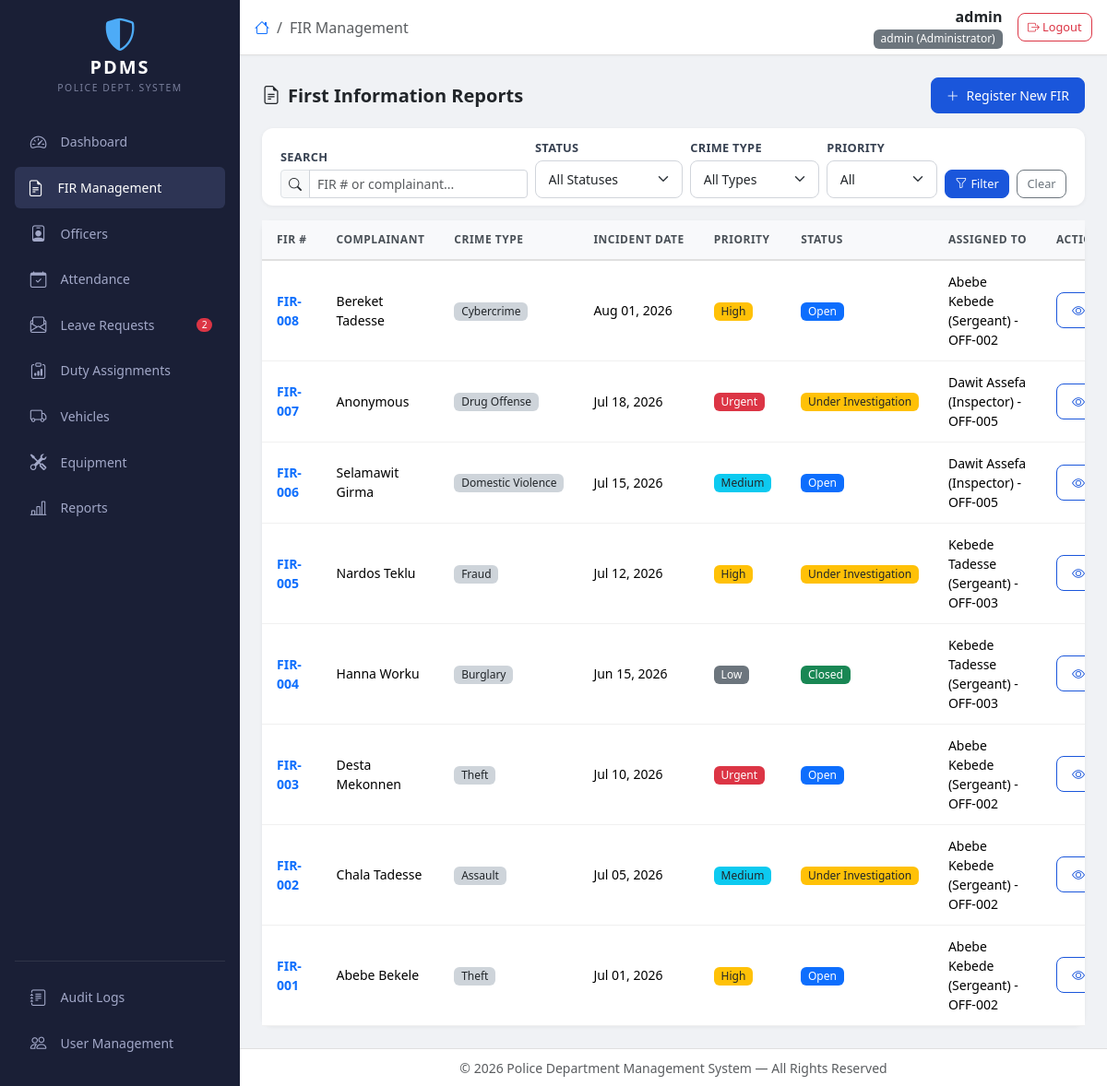
The app's page /cases/ (signed in) with its own data.
### core/models.py (models this page shows)
class CustomUser(AbstractBaseUser, PermissionsMixin):
    username = models.CharField(max_length=150, unique=True)
    full_name = models.CharField(max_length=255, blank=True)
    role = models.CharField(max_length=30, choices=ROLE_CHOICES, default='CLERK')
    is_active = models.BooleanField(default=True)
    is_staff = models.BooleanField(default=False)
    failed_attempts = models.IntegerField(default=0)
    locked_until = models.DateTimeField(null=True, blank=True)
    created_at = models.DateTimeField(auto_now_add=True)
    updated_at = models.DateTimeField(auto_now=True)
    officer = models.OneToOneField(
        'cases.Officer', on_delete=models.SET_NULL,
        null=True, blank=True, related_name='user_account'
    )
    objects = CustomUserManager()
    USERNAME_FIELD = 'username'
    REQUIRED_FIELDS = []
    def has_min_role(self, min_role):
        return ROLE_HIERARCHY.get(self.role, 0) >= ROLE_HIERARCHY.get(min_role, 0)
    def __str__(self):
        return f"{self.username} ({self.get_role_display()})"

### cases/models.py (models this page shows, shortened)
class FIR(models.Model):
    STATUS_CHOICES = (
        ('OPEN', 'Open'), ('UNDER_INVESTIGATION', 'Under Investigation'),
        ('CLOSED', 'Closed'), ('TRANSFERRED', 'Transferred'),
    )
    PRIORITY_CHOICES = (
        ('LOW', 'Low'), ('MEDIUM', 'Medium'), ('HIGH', 'High'), ('URGENT', 'Urgent'),
    )
    CRIME_TYPE_CHOICES = (
        ('THEFT', 'Theft'), ('ASSAULT', 'Assault'), ('BURGLARY', 'Burglary'),
        ('FRAUD', 'Fraud'), ('VANDALISM', 'Vandalism'), ('TRAFFIC', 'Traffic Violation'),
        ('CYBERCRIME', 'Cybercrime'), ('DRUG', 'Drug Offense'),
        ('DOMESTIC', 'Domestic Violence'), ('HOMICIDE', 'Homicide'),
        ('ROBBERY', 'Robbery'), ('OTHER', 'Other'),
    )
    fir_number = models.CharField(max_length=50, unique=True)
    complaint_date = models.DateField()
    reporting_date = models.DateTimeField(auto_now_add=True)
    complainant_name = models.CharField(max_length=255)
    complainant_phone = models.CharField(max_length=20, blank=True)
    complainant_address = models.TextField(blank=True)
    crime_type = models.CharField(max_length=30, choices=CRIME_TYPE_CHOICES)
    crime_description = models.TextField()
    incident_location = models.TextField()
    incident_date = models.DateField()
    priority = models.CharField(max_length=10, choices=PRIORITY_CHOICES, default='MEDIUM')
    status = models.CharField(max_length=30, choices=STATUS_CHOICES, default='OPEN')
    assigned_to = models.ForeignKey(Officer, on_delete=models.SET_NULL, null=True, blank=True, related_name='assigned_firs')
    created_by = models.ForeignKey(settings.AUTH_USER_MODEL, on_delete=models.SET_NULL, null=True, related_name='created_firs')
    created_at = models.DateTimeField(auto_now_add=True)
    updated_at = models.DateTimeField(auto_now=True)
    class Meta:
        ordering = ['-reporting_date']
        verbose_name = 'FIR'
        verbose_name_plural = 'FIRs'

class Officer(models.Model):
    RANK_CHOICES = (
        ('Constable', 'Constable'),
        ('Sergeant', 'Sergeant'),
        ('Inspector', 'Inspector'),
        ('Assistant Commissioner', 'Assistant Commissioner'),
        ('Deputy Commissioner', 'Deputy Commissioner'),
        ('Commissioner', 'Commissioner'),
    )
    badge_number = models.CharField(max_length=50, unique=True)
    full_name = models.CharField(max_length=255)
    rank = models.CharField(max_length=50, choices=RANK_CHOICES)
    phone = models.CharField(max_length=20, blank=True)
    email = models.EmailField(blank=True)
    unit = models.CharField(max_length=100, blank=True)
    is_active = models.BooleanField(default=True)
    created_at = models.DateTimeField(auto_now_add=True)
    class Meta:
        ordering = ['rank', 'full_name']
    def __str__(self):
        return f"{self.full_name} ({self.rank}) - {self.badge_number}"

### cases/views.py (the view)
# urls.py: path('', views.fir_list, name='fir_list'),
@require_auth
def fir_list(request):
    firs = _get_fir_queryset(request)
    status = request.GET.get('status')
    if status:
        firs = firs.filter(status=status)
    crime_type = request.GET.get('crime_type')
    if crime_type:
        firs = firs.filter(crime_type=crime_type)
    priority = request.GET.get('priority')
    if priority:
        firs = firs.filter(priority=priority)
    search = request.GET.get('q')
    if search:
        firs = firs.filter(fir_number__icontains=search) | firs.filter(complainant_name__icontains=search)
    firs = firs[:100]
    return render(request, 'cases/fir_list.html', {'firs': firs})

### templates/cases/fir_list.html (shortened to what this page needs)
{% extends 'base.html' %}
{% load role_tags %}
{% block nav_cases %}active text-white{% endblock %}
{% block page_title %}FIR Management{% endblock %}
{% block content %}
<div class="d-flex flex-wrap justify-content-between align-items-center gap-2 mb-3">
    <h5 class="fw-bold mb-0"><i class="bi bi-file-earmark-text me-2"></i>First Information Reports</h5>
    <a href="{% url 'cases:fir_create' %}" class="btn btn-primary">
        <i class="bi bi-plus-lg me-1"></i> Register New FIR
    </a>
</div>
<div class="card content-card mb-3">
    <div class="card-body py-2">
        <form method="get" class="d-flex flex-wrap gap-2 align-items-end">
            <div class="flex-grow-1" style="min-width:180px;">
                <label class="form-label small mb-1">Search</label>
                <div class="input-group input-group-sm">
                    <span class="input-group-text"><i class="bi bi-search"></i></span>
                    <input type="text" name="q" value="{{ request.GET.q }}" class="form-control" placeholder="FIR # or complainant...">
                </div>
            </div>
            <div>
                <label class="form-label small mb-1">Status</label>
                <select name="status" class="form-select form-select-sm" style="min-width:140px;">
                    <option value="">All Statuses</option>
                </select>
            </div>
            <div>
                <label class="form-label small mb-1">Crime Type</label>
                <select name="crime_type" class="form-select form-select-sm" style="min-width:140px;">
                    <option value="">All Types</option>
                </select>
            </div>
            <div>
                <label class="form-label small mb-1">Priority</label>
                <select name="priority" class="form-select form-select-sm" style="min-width:120px;">
                    <option value="">All</option>
                </select>
            </div>
            <button type="submit" class="btn btn-primary btn-sm"><i class="bi bi-funnel me-1"></i>Filter</button>
            <a href="{% url 'cases:fir_list' %}" class="btn btn-outline-secondary btn-sm">Clear</a>
        </form>
    </div>
</div>
<div class="card content-card">
    <div class="card-body p-0">
        <div class="table-responsive">
            <table class="table table-hover mb-0">
                <thead>
                    <tr>
                        <th>FIR #</th>
                        <th>Complainant</th>
                        <th>Crime Type</th>
                        <th>Incident Date</th>
                        <th>Priority</th>
                        <th>Status</th>
                        <th>Assigned To</th>
                        <th>Actions</th>
                    </tr>
                </thead>
                <tbody>
                    {% for fir in firs %}
                    <tr>
                        <td><strong><a href="{% url 'cases:fir_detail' fir.id %}" class="text-decoration-none">{{ fir.fir_number }}</a></strong></td>
                        <td>{{ fir.complainant_name }}</td>
                        <td><span class="badge bg-dark-subtle text-dark">{{ fir.get_crime_type_display }}</span></td>
                        <td>{{ fir.incident_date|date:"M d, Y" }}</td>
                        <td>
                            <span class="badge
                                {% if fir.priority == 'URGENT' %}bg-danger
                                {% elif fir.priority == 'HIGH' %}bg-warning text-dark
                                {% elif fir.priority == 'MEDIUM' %}bg-info text-dark
                                {% else %}bg-secondary{% endif %}"> {{ fir.get_priority_display }}</span>
                        </td>
                        <td>
                            <span class="badge
                                {% if fir.status == 'OPEN' %}bg-primary
                                {% elif fir.status == 'UNDER_INVESTIGATION' %}bg-warning text-dark
                                {% elif fir.status == 'CLOSED' %}bg-success
                                {% else %}bg-info{% endif %}"> {{ fir.get_status_display }}</span>
                        </td>
                        <td>{{ fir.assigned_to|default:"<span class='text-muted'>Unassigned</span>" }}</td>
                        <td>
                            <div class="btn-group btn-group-sm">
                                <a href="{% url 'cases:fir_detail' fir.id %}" class="btn btn-outline-primary" title="View">
                                    <i class="bi bi-eye"></i>
                                </a>
                            </div>
                        </td>
                    </tr>
                    {% endfor %}
                </tbody>
            </table>
        </div>
    </div>
</div>
{% endblock %}

### templates/base.html (shortened to what this page needs)
{% load role_tags %}
<!DOCTYPE html>
<html lang="en" data-bs-theme="light">
<head>
    <link href="https://cdn.jsdelivr.net/npm/bootstrap@5.3.3/dist/css/bootstrap.min.css" rel="stylesheet">
    <link href="https://cdn.jsdelivr.net/npm/bootstrap-icons@1.11.3/font/bootstrap-icons.min.css" rel="stylesheet">
    <link href="/static/css/style.css" rel="stylesheet">
</head>
<body>
    <nav id="sidebar" class="bg-dark-navy d-flex flex-column flex-shrink-0 p-3">
        <div class="d-flex align-items-center mb-4">
            <div class="sidebar-brand text-center w-100">
                <div class="sidebar-logo">
                    <i class="bi bi-shield-shaded"></i>
                </div>
                <span class="sidebar-title">PDMS</span>
                <div class="sidebar-subtitle">Police Dept. System</div>
            </div>
        </div>
        <ul class="nav nav-pills flex-column gap-1 flex-grow-1">
            <li class="nav-item">
                <a href="{% url 'core:dashboard' %}" class="nav-link sidebar-link {% block nav_dashboard %}{% endblock %}">
                    <i class="bi bi-speedometer2"></i>
                    <span>Dashboard</span>
                </a>
            </li>
            <li class="nav-item">
                <a href="{% url 'cases:fir_list' %}" class="nav-link sidebar-link {% block nav_cases %}{% endblock %}">
                    <i class="bi bi-file-earmark-text"></i>
                    <span>FIR Management</span>
                </a>
            </li>
            <li class="nav-item">
                <a href="{% url 'staff:officer_list' %}" class="nav-link sidebar-link {% block nav_officers %}{% endblock %}">
                    <i class="bi bi-person-badge"></i>
                    <span>Officers</span>
                </a>
            </li>
            <li class="nav-item">
                <a href="{% url 'staff:attendance' %}" class="nav-link sidebar-link {% block nav_attendance %}{% endblock %}">
                    <i class="bi bi-calendar-check"></i>
                    <span>Attendance</span>
                </a>
            </li>
            <li class="nav-item">
                <a href="{% url 'staff:leave_list' %}" class="nav-link sidebar-link {% block nav_leaves %}{% endblock %}">
                    <i class="bi bi-envelope-paper"></i>
                    <span>Leave Requests</span>
                    {% if pending_leave_count > 0 %}
                        <span class="badge bg-danger ms-auto rounded-pill">{{ pending_leave_count }}</span>
                    {% endif %}
                </a>
            </li>
            <li class="nav-item">
                <a href="{% url 'staff:duty_list' %}" class="nav-link sidebar-link {% block nav_duty %}{% endblock %}">
                    <i class="bi bi-clipboard-data"></i>
                    <span>Duty Assignments</span>
                </a>
            </li>
            <li class="nav-item">
                <a href="{% url 'fleet:vehicle_list' %}" class="nav-link sidebar-link {% block nav_vehicles %}{% endblock %}">
                    <i class="bi bi-truck"></i>
                    <span>Vehicles</span>
                </a>
            </li>
            <li class="nav-item">
                <a href="{% url 'fleet:equipment_list' %}" class="nav-link sidebar-link {% block nav_equipment %}{% endblock %}">
                    <i class="bi bi-tools"></i>
                    <span>Equipment</span>
                </a>
            </li>
            <li class="nav-item">
                <a href="{% url 'reports:dashboard_report' %}" class="nav-link sidebar-link {% block nav_reports %}{% endblock %}">
                    <i class="bi bi-bar-chart-line"></i>
                    <span>Reports</span>
                </a>
            </li>
        </ul>
        <hr class="border-secondary opacity-25">
        {% if user|has_role:"STATION_COMMANDER" %}
        <ul class="nav nav-pills flex-column gap-1 mb-2">
            <li class="nav-item">
                <a href="{% url 'core:audit_logs' %}" class="nav-link sidebar-link {% block nav_audit %}{% endblock %}">
                    <i class="bi bi-journal-text"></i>
                    <span>Audit Logs</span>
                </a>
            </li>
            {% if user|has_role:"ADMIN" %}
            <li class="nav-item">
                <a href="{% url 'core:user_list' %}" class="nav-link sidebar-link {% block nav_users %}{% endblock %}">
                    <i class="bi bi-people"></i>
                    <span>User Management</span>
                </a>
            </li>
            {% endif %}
        </ul>
        {% endif %}
    </nav>
    <div id="main-wrapper">
        <header class="top-navbar">
            <div class="d-flex align-items-center justify-content-between w-100 px-3">
                <div class="d-flex align-items-center gap-3">
                    <nav aria-label="breadcrumb">
                        <ol class="breadcrumb mb-0">
                            {% block breadcrumb %}
                            <li class="breadcrumb-item"><a href="{% url 'core:dashboard' %}"><i class="bi bi-house"></i></a></li>
                            <li class="breadcrumb-item active">{% block page_title %}Home{% endblock %}</li>
                            {% endblock %}
                        </ol>
                    </nav>
                </div>
                <div class="d-flex align-items-center gap-3">
                    <div class="text-end d-none d-sm-block">
                        <div class="fw-semibold text-truncate" style="max-width: 180px;">{{ user.get_full_name|default:user.username }}</div>
                        <div class="text-muted small">{{ user|role_badge|safe }}</div>
                    </div>
                    <a href="{% url 'core:logout' %}" class="btn btn-outline-danger btn-sm" title="Logout">
                        <i class="bi bi-box-arrow-right"></i>
                        <span class="d-none d-md-inline">Logout</span>
                    </a>
                </div>
            </div>
        </header>
        <main class="main-content p-3 p-md-4">
            {% block content %}{% endblock %}
        </main>
        <footer class="main-footer text-center text-muted py-2 px-3">
            <small>&copy; {% now "Y" %} Police Department Management System &mdash; All Rights Reserved</small>
        </footer>
    </div>
</body>
</html>

### records on screen
CustomUser: get_full_name "admin", id+username+role "admin (Administrator)"
FIR: fir_number "FIR-008", complainant_name "Bereket Tadesse", crime_type "Cybercrime", incident_date "Aug 01, 2026", priority "High", status "Open", assigned_to "Abebe Kebede (Sergeant) - OFF-002"
FIR: fir_number "FIR-007", complainant_name "Anonymous", crime_type "Drug Offense", incident_date "Jul 18, 2026", priority "Urgent", status "Under Investigation", assigned_to "Dawit Assefa (Inspector) - OFF-005"
FIR: fir_number "FIR-006", complainant_name "Selamawit Girma", crime_type "Domestic Violence", incident_date "Jul 15, 2026", priority "Medium", status "Open", assigned_to "Dawit Assefa (Inspector) - OFF-005"
FIR: fir_number "FIR-005", complainant_name "Nardos Teklu", crime_type "Fraud", incident_date "Jul 12, 2026", priority "High", status "Under Investigation", assigned_to "Kebede Tadesse (Sergeant) - OFF-003"
FIR: fir_number "FIR-004", complainant_name "Hanna Worku", crime_type "Burglary", incident_date "Jun 15, 2026", priority "Low", status "Closed", assigned_to "Kebede Tadesse (Sergeant) - OFF-003"
FIR: fir_number "FIR-003", complainant_name "Desta Mekonnen", crime_type "Theft", incident_date "Jul 10, 2026", priority "Urgent", status "Open", assigned_to "Abebe Kebede (Sergeant) - OFF-002"
FIR: fir_number "FIR-002", complainant_name "Chala Tadesse", crime_type "Assault", incident_date "Jul 05, 2026", priority "Medium", status "Under Investigation", assigned_to "Abebe Kebede (Sergeant) - OFF-002"
FIR: fir_number "FIR-001", complainant_name "Abebe Bekele", crime_type "Theft", incident_date "Jul 01, 2026", priority "High", status "Open", assigned_to "Abebe Kebede (Sergeant) - OFF-002"

### other values on screen
{{ pending_leave_count }} "2"
